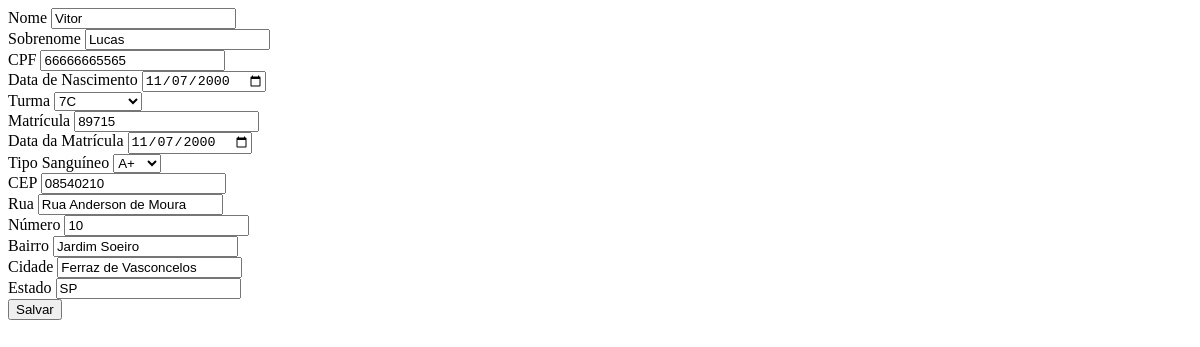
/alunos/update/23, run on an earlier commit of the app's database.
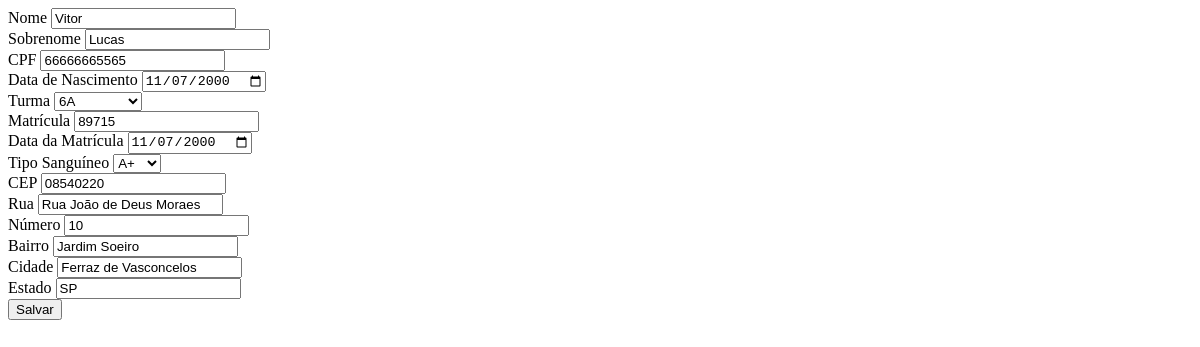
And on a later commit of the database.
### app/models.py (models this page shows)
class Logradouro(db.Model):
    __tablename__ = 'logradouros'
    id = db.Column(db.Integer, primary_key=True)
    rua = db.Column(db.String(150))
    numero = db.Column(db.String(10))
    bairro = db.Column(db.String(100))
    cidade = db.Column(db.String(100))
    estado = db.Column(db.String(2))
    cep = db.Column(db.String(10))

### app/routes.py (the view, shortened to what this page needs)
@app.route('/alunos/update/<int:id>', methods=['GET', 'POST'])
def update_aluno(id):
    aluno = Aluno.query.get_or_404(id)
    form = AlunoForm(obj=aluno)  # 🔥 aqui já popula o form automaticamente
    if request.method == 'GET':
        if aluno.logradouro:
            form.cep.data = aluno.logradouro.cep
            form.rua.data = aluno.logradouro.rua
            form.numero.data = aluno.logradouro.numero
            form.bairro.data = aluno.logradouro.bairro
            form.cidade.data = aluno.logradouro.cidade
            form.estado.data = aluno.logradouro.estado
    print("VALIDOU?", form.validate_on_submit())
    print(form.errors)
    return render_template('partials/aluno_update.html', form=form, aluno=aluno)

### app/templates/partials/aluno_update.html (shortened to what this page needs)
<form
    hx-post="/alunos/update/{{ aluno.id }}"
    hx-target="#container-form"
    hx-swap="innerHTML">
    <div class="grid grid-2x-1-3">
            <div class="input-group">
                {{ form.nome.label(required) }}
                {{ form.nome() }}
            </div>
            <div class="input-group">
                {{ form.sobrenome.label() }}
                {{ form.sobrenome() }}
            </div>
            <div class="input-group">
                {{ form.cpf.label() }}
                {{ form.cpf()}}
            </div>
            <div class="input-group">
                {{ form.nascimento.label() }}
                {{ form.nascimento() }}
            </div>
            <div class="input-group">
                {{ form.turma_id.label() }}
                {{ form.turma_id() }}
            </div>
            <div class="input-group">
                {{ form.matricula.label() }}
                {{ form.matricula() }}
            </div>
            <div class="input-group">
                {{ form.data_matricula.label() }}
                {{ form.data_matricula() }}
            </div>
            <div class="input-group">
                {{ form.tipo_sanguineo.label() }}
                {{ form.tipo_sanguineo() }}
            </div>
            <div class="input-group">
                {{ form.cep.label() }}
                {{ form.cep(id="cep") }}
            </div>
            <div class="input-group">
                {{ form.rua.label() }}
                {{ form.rua(id="rua") }}
            </div>
            <div class="input-group">
                {{ form.numero.label() }}
                {{ form.numero(id="numero") }}
            </div>
            <div class="input-group">
                {{ form.bairro.label() }}
                {{ form.bairro(id="bairro") }}
            </div>
            <div class="input-group">
                {{ form.cidade.label() }}
                {{ form.cidade(id="cidade") }}
            </div>
            <div class="input-group">
                {{ form.estado.label() }}
                {{ form.estado(id="estado") }}
            </div>
        </div>
            {{ form.btnSubmit(class="button") }}
</form>

What changed in the data, as far as the page shows it:
changed Logradouro "Jardim Soeiro": cep "08540210" → "08540220"; rua "Rua Anderson de Moura" → "Rua João de Deus Moraes"
Also different on the page:
form field turma_id: "7C" → "6A"
